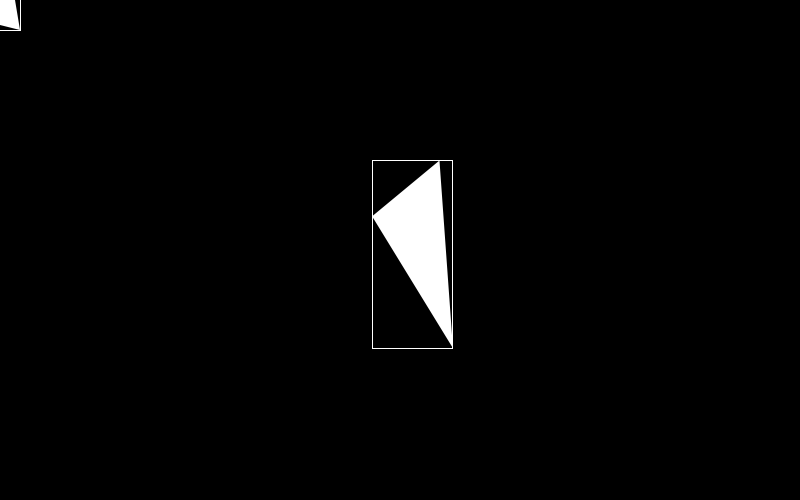
Frame 1 (no input)
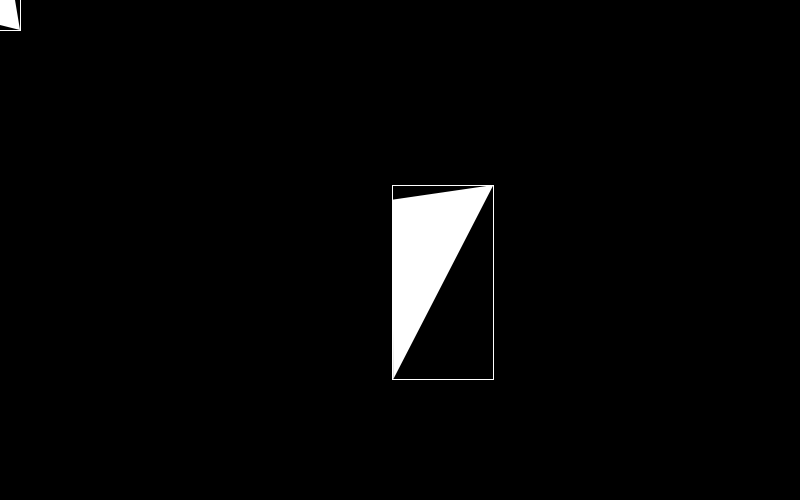
Frame 60 (the mouse pressed at the canvas centre just before this capture)
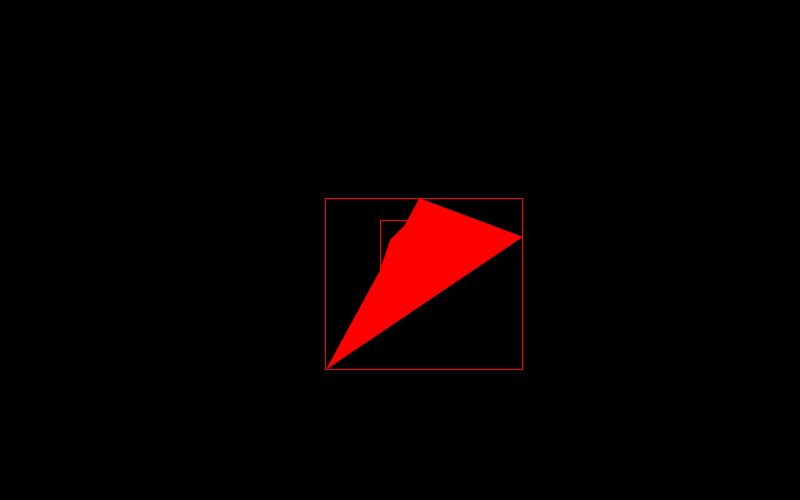
Frame 120 (the mouse held since frame 60 and released just before this capture)

The Processing sketch that drew these frames (run headless with seeded random() and noise(); from frame 60 on, the mouse is pressed at the canvas centre):

// Processing sketch: PolygonCollision
// ── PolygonCollision.pde

ArrayList<Polygon> shapes = new ArrayList<Polygon>();
Polygon poly1;
Polygon poly2;

void setup() {
  size(800, 500);
  poly1 = makePoly1();
  poly2 = makePoly2();
}
void draw() {
  // UPDATE:
  update();
  
  // DRAW:
  background(0);
  for (Polygon p : shapes) p.draw();
}
void update(){
  float timeMultiplier = 0.5;
  float time = timeMultiplier * millis() / 1000.0;
  
  poly1.setPosition(new PVector(mouseX, mouseY));
  poly2.setRotation(time);
  poly2.setScale(sin(time) + 3);
  
  for (Polygon p : shapes) p.update();
  for (Polygon p : shapes) p.checkCollisions(shapes);
}

// convenience methods:

Polygon makePoly1() {
  Polygon p = new Polygon();
  shapes.add(p);
  p.addPoint(-10, -10);
  p.addPoint(10, -30);
  p.addPoint(20, 30);
  p.addPoint(-20, 20);
  return p;
}
Polygon makePoly2() {
  Polygon p = new Polygon();
  p.scale = 3;
  shapes.add(p);
  p.addPoint(-10, -10);
  p.addPoint(10, -30);
  p.addPoint(20, 30);
  return p;
}
// ── AABB.pde
/*
 * This class provides a simple AABB that can be updated, drawn, and used for
 * collision detection against other AABB objects. This class is used within
 * the Polygon class.
 */
class AABB {
  /*
   * This flag is set to false each update, and true during collision detection if it collides.
   * When true, this AABB is drawn in red.
   */
  private boolean colliding = false;
  /*
   * The four edges of this AABB. Each are measured from the world origin.
   */
  private float xmin, xmax, ymin, ymax;
  /*
   * This method should be called each update before collision detection to reset the colliding flag.
   */
  public void resetColliding(){
    colliding = false;
  }
  /*
   * This method recalculates the AABB's four edges by stepping through a list of transformed
   * points in order to find the minimum and maximum values in the x and y dimensions.
   *
   * @param PVector[] points  The list of points to step through.
   */
  public void recalc(PVector[] points) {
    for (int i = 0; i < points.length; i++) {
      PVector p = points[i];
      if (i == 0 || p.x < xmin) xmin = p.x;
      if (i == 0 || p.x > xmax) xmax = p.x;
      if (i == 0 || p.y < ymin) ymin = p.y;
      if (i == 0 || p.y > ymax) ymax = p.y;
    }
  }
  /*
   * This method draws the AABB. If the colliding flag is set to true, this is drawn in red. 
   */
  public void draw() {
    noFill();
    stroke(255);
    if(colliding) stroke(255, 0, 0);
    rectMode(CORNERS);
    rect(xmin, ymin, xmax, ymax);
  }
  /*
   * Check for collision between this and another AABB.
   *
   * @param AABB aabb  The other AABB to check against this object.
   * @return boolean  Whether or not the objects are colliding.
   */
  public boolean checkCollision(AABB aabb){
    if (xmax < aabb.xmin) return false;
    if (xmin > aabb.xmax) return false;
    if (ymax < aabb.ymin) return false;
    if (ymin > aabb.ymax) return false;
    colliding = true; // flag as colliding this frame so that we draw it in red
    aabb.colliding = true; // set flag on other object
    return true;
  }
}
// ── Polygon.pde
/*
 * This class provides encapsulates the mathematical representation (points) of a
 * Polygon. This class can update, draw, and do collision detection between Polygon
 * objects.
 *
 * We are using a CLOCKWISE point-ordering convention.
 */
class Polygon {
  /*
   * This flag is set to false each update, and true during collision detection if it collides.
   * When true, this shape is drawn in red.
   */
  private boolean colliding = false;
  /*
   * This flag is set to false each update, and true during collision detection AFTER it has been
   * checked against ALL of its siblings. It is used to prevent each pair of objects from checking
   * twice.
   */
  private boolean doneChecking = false;
  /*
   * This flag is used to indicate when transformed points, normals, and AABB should be calculated.
   * When we rotate / translate / scale the Polygon we set this flag to true. When the flag is false,
   * The cached data is used instead.
   */
  private boolean dirty = true;
  /*
   * The list of points, relative to this object's anchor point.
   */
  private ArrayList<PVector> points = new ArrayList<PVector>();
  /*
   * The list of transformed points relative to the world origin.
   */
  private PVector[] pointsTransformed;
  /*
   * The list of edge normals.
   */
  private PVector[] normals;
  /*
   * This Polygon's AABB.
   */
  AABB aabb = new AABB();

  /*
   * These are our three transformation properties. They should be kept private
   * and accessed only through the public getter / setter methods.
   */
  private float rotation = 0;
  private float scale = 1;
  private PVector position = new PVector(400, 250);

  /*
   * These are our three transformation getter methods. These are very straightforward.
   */
  public float getScale() { 
    return scale;
  }
  public float getRotation() { 
    return rotation;
  }
  public PVector getPosition() { 
    return position.copy();
  }

  /*
   * These are our three transformation setter methods. When any of the transformation
   * properties are changed, we set the dirty flag to true.
   */
  public void setScale(float s) { 
    scale = s; 
    dirty = true;
  }
  public void setRotation(float r) { 
    rotation = r; 
    dirty = true;
  }
  public void setPosition(PVector p) { 
    position = p.copy(); 
    dirty = true;
  }

  /*
   * This method updates this Polygon every frame.
   */
  void update() {
    
    // unset the doneChecking flag: (we'll do collision detection again this frame)
    doneChecking = false;
    
    // unset the colliding flags: (we don't know yet whether or not this object is colliding)
    colliding = false; 
    aabb.resetColliding();

    // if the object is dirty (has been transformed), recalculate transformed points, normals, and AABB:
    if (dirty) recalc();
  }
  /*
   * This method recalculates all of the transformed points, normals, and AABB for the polygon.
   * If the object's position / rotation / scale have not changed, this method should not be called.
   */
  void recalc() {

    dirty = false; // reset the dirty flag

    // build a transformation matrix:
    PMatrix2D matrix = new PMatrix2D();
    matrix.translate(position.x, position.y);
    matrix.rotate(rotation);
    matrix.scale(scale);

    // calculate the transformed positions of each point:
    pointsTransformed = new PVector[points.size()];
    for (int i = 0; i < points.size(); i++) {
      PVector p = new PVector();
      matrix.mult(points.get(i), p); // get the transformed point, store it in (p)
      pointsTransformed[i] = p; // store (p) in the pointsTransformed array
    }

    normals = new PVector[pointsTransformed.length];
    for(int i = 0; i < pointsTransformed.length; i++){
      // find edge vector
      int j = (i == pointsTransformed.length - 1) ? 0 : i + 1;
      PVector p1 = pointsTransformed[i];
      PVector p2 = pointsTransformed[j];
      // find left-hand perpendicular
      normals[i] = new PVector(p1.y - p2.y, p2.x - p1.x);
      //normals[i].normalize();
    }

    // update this object's AABB:
    aabb.recalc(pointsTransformed);
  }
  /*
   * This method draws this Polygon object to the screen using the list of transformed points.
   */
  void draw() {

    // set up stroke / fill:
    noStroke();
    fill(255);
    if (colliding) fill(255, 0, 0); // draw red if colliding this frame

    // draw the shape:
    beginShape();
    for (int i = 0; i < pointsTransformed.length; i++) {
      vertex(pointsTransformed[i].x, pointsTransformed[i].y);
    }
    endShape();

    // tell AABB to draw:
    aabb.draw();
  }
  /*
   * This method adds a Point to this object's list of points.
   *
   * @param PVector p  The point to add.
   */
  void addPoint(PVector p) {
    addPoint(p.x, p.y);
  }
  /*
   * This method adds a Point to this object's list of points.
   *
   * @param float x  The x component of the point to add.
   * @param float y  The y component of the point to add.
   */
  void addPoint(float x, float y) {
    points.add(new PVector(x, y));
  }
  /*
   * This method checks for collision between this object and a list of other Polygon objects. If this
   * object is found to be colliding with another object, it is flagged so that it can be colored red this frame.
   *
   * @param ArrayList<Polygon> shapes  The list of other Polygon objects
   */
  void checkCollisions(ArrayList<Polygon> shapes) {
    for (Polygon p : shapes) {
      if (p == this) continue; // don't check for collision between this object and itself
      if (p.doneChecking == true) continue; // don't check against object p, it's already done collision detection against every object
      if (checkCollision(p)) {
        colliding = true; // flag as colliding for this frame (so we can color it red)
        p.colliding = true; // set flag for other object
      }
    }
    doneChecking = true;
  }
  /*
   * This method checks for collision between this Polygon and another Polygon. Currently, it only
   * uses AABB collision detection (mid-phase collision detection). In this method, implement narrow-phase
   * collision detection ONLY IF the AABB collision detection detects a potential collision.
   *
   * @todo Implement narrow phase collision detection using normals, projection, and min/maxes.
   *
   * @param Polygon poly  The other Polygon to check against this Polygon.
   * @return boolean  Whether or not these two Polygon objects are colliding.
   */
  boolean checkCollision(Polygon poly) {

    if (aabb.checkCollision(poly.aabb)) {

      // TODO: add narrow-phase collision detection here!
      // Use the normals array and project each object's transformed
      // points onto an axis aligned with EVERY normal of BOTH objects.
      // When doing projection, look for gaps between the objects.
      
      for(PVector n : normals){ // for every normal in THIS object ...
        MinMax mm1 = this.projectAlongAxis(n);
        MinMax mm2 = poly.projectAlongAxis(n);
        
        if(mm1.min > mm2.max) return false; // look for a gap to the right of object 2
        if(mm2.min > mm1.max) return false; // look for a gap to the right of object 1
      }
      for(PVector n : poly.normals){ // for every normal in the OTHER object ...
        MinMax mm1 = this.projectAlongAxis(n);
        MinMax mm2 = poly.projectAlongAxis(n);
        
        if(mm1.min > mm2.max) return false; // look for a gap to the right of object 2
        if(mm2.min > mm1.max) return false; // look for a gap to the right of object 1
      }
      return true;
    }
    return false;
  }
  
  MinMax projectAlongAxis(PVector axis){
    
    float min = 0, max = 0;
    int i = 0;
    for(PVector p : pointsTransformed){
      float v = p.dot(axis);
      if(i == 0 || v < min) min = v;
      if(i == 0 || v > max) max = v;
      i++;
    }
    
    return new MinMax(min, max);
  }
  
}

class MinMax {
  float min, max;
  MinMax(float min, float max){
    this.min = min;
    this.max = max;
  }
}
